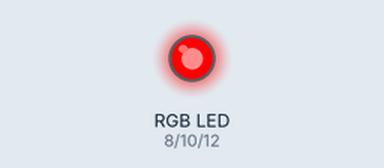
This program was run on a simulated Raspberry Pi (header pin numbers). Shown: an RGB LED mixed from three pins (HIGH = lit). At 48.0 s the program stops and its outputs stay as they are.

Above: at 1.0 s.
At 3.0 s:
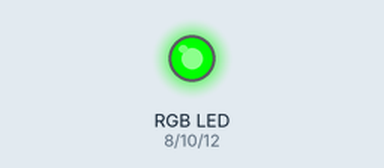
At 5.0 s:
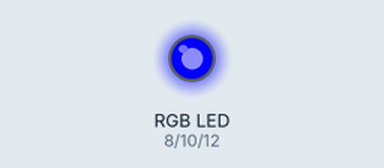
Timing chart, 0 to 7.8 s (numbered marks = the images above):
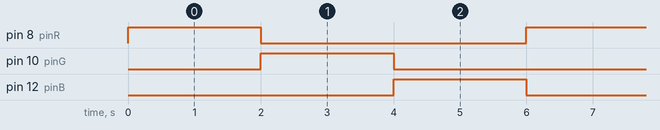

The program:

rgb.py
```python
import RPi.GPIO as GPIO
import time

GPIO.setmode(GPIO.BOARD)

pinR = 8
GPIO.setup(pinR, GPIO.OUT)
pinG = 10
GPIO.setup(pinG, GPIO.OUT)
pinB = 12
GPIO.setup(pinB, GPIO.OUT)

for i in range(0,8):
    GPIO.output(pinR, GPIO.HIGH)
    GPIO.output(pinG, GPIO.LOW)
    GPIO.output(pinB, GPIO.LOW)
    time.sleep(2)
    GPIO.output(pinR, GPIO.LOW)
    GPIO.output(pinG, GPIO.HIGH)
    GPIO.output(pinB, GPIO.LOW)
    time.sleep(2)
    GPIO.output(pinR, GPIO.LOW)
    GPIO.output(pinG, GPIO.LOW)
    GPIO.output(pinB, GPIO.HIGH)
    time.sleep(2)

GPIO.cleanup()
```

Measured:
- by itself, pin 8 (pinR), pin 10 (pinG), pin 12 (pinB): alternates HIGH for 2.0 s and LOW for 4.0 s
